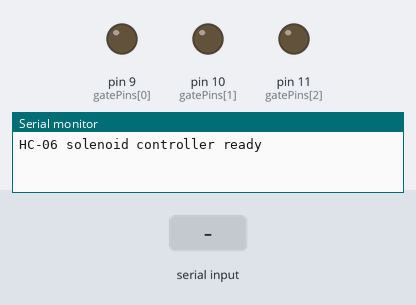
This sketch was run on a simulated Arduino Mega 2560, built with avr-gcc and run on an emulated ATmega2560. Parts: output pins drawn as LEDs (lit = HIGH), the last lines printed to the serial monitor. The inputs (shaded band) are chosen by the test bench.

Above: at 1.2 s.
1.3 s: "1" received over the second serial link
At 1.42 s:
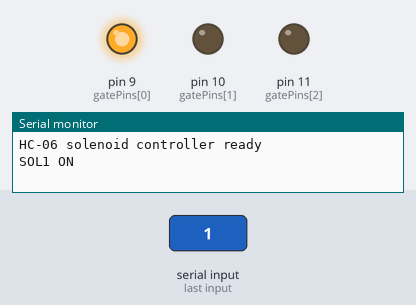
3.0 s: "2" received over the second serial link
At 3.12 s:
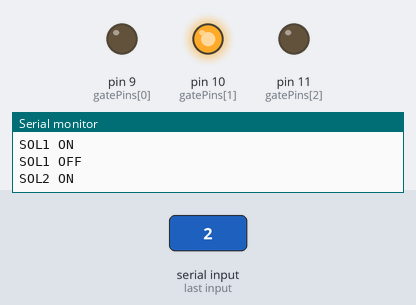
Timing chart, 0 to 6.0 s (numbered marks = the images above; inputs shaded):
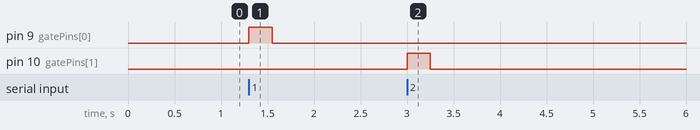

The sketch:

Gobble_s25.ino
```cpp
// MOSFET gates for solenoids 1–3
const int NUM_SOL = 3;
const int gatePins[NUM_SOL] = {9, 10, 11};

// how long to hold each solenoid (ms)
const unsigned long PULSE_DURATION = 250;

bool    isOpen[NUM_SOL]        = {false, false, false};
unsigned long openStart[NUM_SOL] = {0, 0, 0};

void setup() {
  // 1) configure MOSFET gates as outputs, start LOW
  for (int i = 0; i < NUM_SOL; i++) {
    pinMode(gatePins[i], OUTPUT);
    digitalWrite(gatePins[i], LOW);
  }

  // 2) init debug on USB
  Serial.begin(115200);
  while (!Serial);

  // 3) init HC-06 on Serial1 @ 19200
  Serial1.begin(19200);
  Serial.println("HC-06 solenoid controller ready");
}

void loop() {
  // 1) check for incoming BT command
  if (Serial1.available()) {
    char c = Serial1.read();
    if (c >= '1' && c <= '3') {
      int idx = c - '1';  // '1'→0, '2'→1, '3'→2

      // start the pulse
      digitalWrite(gatePins[idx], HIGH);
      isOpen[idx] = true;
      openStart[idx] = millis();

      // ACK back over BT
      Serial1.print("SOL");
      Serial1.print(idx+1);
      Serial1.println("_ON");

      // also log to USB
      Serial.print("SOL");
      Serial.print(idx+1);
      Serial.println(" ON");
    }
  }

  // 2) handle time-outs to turn MOSFETs OFF
  unsigned long now = millis();
  for (int i = 0; i < NUM_SOL; i++) {
    if (isOpen[i] && (now - openStart[i] >= PULSE_DURATION)) {
      digitalWrite(gatePins[i], LOW);
      isOpen[i] = false;

      // ACK off
      Serial1.print("SOL");
      Serial1.print(i+1);
      Serial1.println("_OFF");

      Serial.print("SOL");
      Serial.print(i+1);
      Serial.println(" OFF");
    }
  }
}
```

Measured:
- after the input at 1.3 s, pin 9 (gatePins[0]): LOW → HIGH at once, → LOW 0.25 s later
- after the input at 3.0 s, pin 10 (gatePins[1]): LOW → HIGH at once, → LOW 0.25 s later
